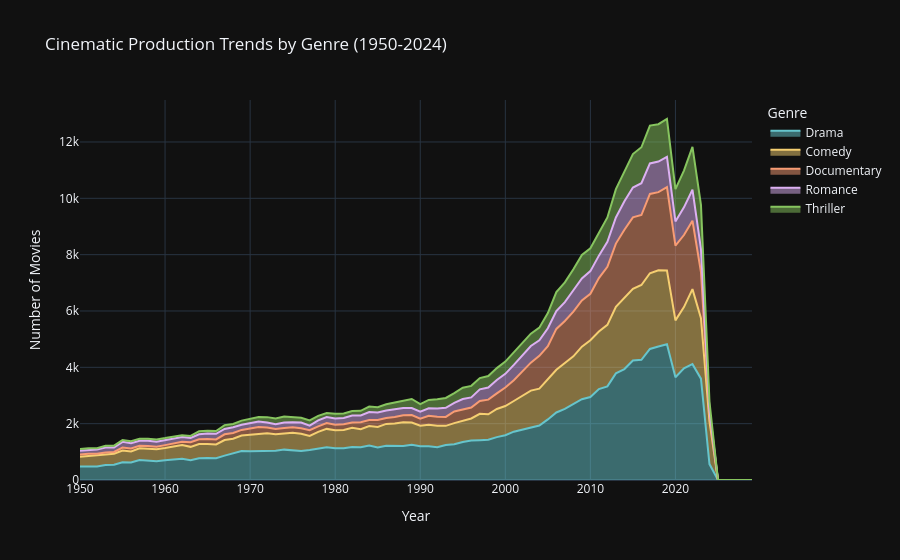

Notebook code cell kept with this figure:
### Markdown cell above
### 📈 Cinematic Evolution: Multi-Genre Production Timeline
Visualizing how the popularity of the top 5 genres has shifted and grown from 1950 to 2024.

### Code cell
# Get Top 5 Genres
top_genres = genre_series.value_counts().head(5).index.tolist()

# Prepare Timeline Data
df_timeline = df[df['release_year'] >= 1950].copy()
for g in top_genres:
    df_timeline[g] = df_timeline['genres'].str.contains(g, case=False, na=False).astype(int)

timeline_data = df_timeline.groupby('release_year')[top_genres].sum().reset_index()

fig_time = px.area(timeline_data, x="release_year", y=top_genres,
                  title="Cinematic Production Trends by Genre (1950-2024)",
                  labels={"release_year": "Year", "value": "Number of Movies", "variable": "Genre"},
                  template="plotly_dark", color_discrete_sequence=px.colors.qualitative.Pastel)
fig_time.show()

### Figure 1 — Plotly figure (JSON) as saved in the notebook; plotly's stock layout.template omitted (floating-point values rounded to 4 significant figures)
{"data": [{"fillpattern": {"shape": ""}, "hovertemplate": "Genre=Drama<br>Year=%{x}<br>Number of Movies=%{y}<extra></extra>", "legendgroup": "Drama", "line": {"color": "rgb(102, 197, 204)"}, "marker": {"symbol": "circle"}, "mode": "lines", "name": "Drama", "orientation": "v", "showlegend": true, "stackgroup": "1", "type": "scatter", "x": [1950, 1951, 1952, 1953, 1954, 1955, 1956, 1957, 1958, 1959, 1960, 1961, 1962, 1963, 1964, 1965, 1966, 1967, 1968, 1969, 1970, 1971, 1972, 1973, 1974, 1975, 1976, 1977, 1978, 1979, 1980, 1981, 1982, 1983, 1984, 1985, 1986, 1987, 1988, 1989, 1990, 1991, 1992, 1993, 1994, 1995, 1996, 1997, 1998, 1999, 2000, 2001, 2002, 2003, 2004, 2005, 2006, 2007, 2008, 2009, 2010, 2011, 2012, 2013, 2014, 2015, 2016, 2017, 2018, 2019, 2020, 2021, 2022, 2023, 2024, 2025, 2026, 2027, 2029], "xaxis": "x", "y": [476, 488, 482, 530, 545, 630, 619, 711, 687, 669, 704, 723, 750, 702, 775, 780, 776, 864, 938, 1029, 1022, 1034, 1034, 1038, 1078, 1043, 1027, 1065, 1124, 1158, 1125, 1126, 1171, 1160, 1224, 1151, 1217, 1220, 1206, 1250, 1202, 1199, 1165, 1242, 1267, 1346, 1399, 1415, 1433, 1523, 1588, 1716, 1797, 1878, 1932, 2151, 2397, 2522, 2685, 2867, 2945, 3230, 3324, 3786, 3938, 4241, 4269, 4652, 4742, 4817, 3646, 3961, 4113, 3597, 565, 4, 1, 1, 0], "yaxis": "y"}, {"fillpattern": {"shape": ""}, "hovertemplate": "Genre=Comedy<br>Year=%{x}<br>Number of Movies=%{y}<extra></extra>", "legendgroup": "Comedy", "line": {"color": "rgb(246, 207, 113)"}, "marker": {"symbol": "circle"}, "mode": "lines", "name": "Comedy", "orientation": "v", "showlegend": true, "stackgroup": "1", "type": "scatter", "x": [1950, 1951, 1952, 1953, 1954, 1955, 1956, 1957, 1958, 1959, 1960, 1961, 1962, 1963, 1964, 1965, 1966, 1967, 1968, 1969, 1970, 1971, 1972, 1973, 1974, 1975, 1976, 1977, 1978, 1979, 1980, 1981, 1982, 1983, 1984, 1985, 1986, 1987, 1988, 1989, 1990, 1991, 1992, 1993, 1994, 1995, 1996, 1997, 1998, 1999, 2000, 2001, 2002, 2003, 2004, 2005, 2006, 2007, 2008, 2009, 2010, 2011, 2012, 2013, 2014, 2015, 2016, 2017, 2018, 2019, 2020, 2021, 2022, 2023, 2024, 2025, 2026, 2027, 2029], "xaxis": "x", "y": [348, 363, 370, 373, 386, 415, 396, 418, 428, 426, 429, 464, 493, 475, 503, 497, 488, 555, 525, 551, 582, 606, 628, 589, 576, 632, 614, 499, 586, 656, 640, 650, 680, 646, 689, 735, 774, 783, 845, 789, 725, 765, 764, 681, 753, 768, 785, 935, 900, 999, 1039, 1089, 1179, 1297, 1312, 1421, 1516, 1631, 1705, 1865, 2015, 2039, 2184, 2365, 2536, 2547, 2655, 2688, 2704, 2623, 2021, 2176, 2663, 2147, 1512, 4, 0, 1, 0], "yaxis": "y"}, {"fillpattern": {"shape": ""}, "hovertemplate": "Genre=Documentary<br>Year=%{x}<br>Number of Movies=%{y}<extra></extra>", "legendgroup": "Documentary", "line": {"color": "rgb(248, 156, 116)"}, "marker": {"symbol": "circle"}, "mode": "lines", "name": "Documentary", "orientation": "v", "showlegend": true, "stackgroup": "1", "type": "scatter", "x": [1950, 1951, 1952, 1953, 1954, 1955, 1956, 1957, 1958, 1959, 1960, 1961, 1962, 1963, 1964, 1965, 1966, 1967, 1968, 1969, 1970, 1971, 1972, 1973, 1974, 1975, 1976, 1977, 1978, 1979, 1980, 1981, 1982, 1983, 1984, 1985, 1986, 1987, 1988, 1989, 1990, 1991, 1992, 1993, 1994, 1995, 1996, 1997, 1998, 1999, 2000, 2001, 2002, 2003, 2004, 2005, 2006, 2007, 2008, 2009, 2010, 2011, 2012, 2013, 2014, 2015, 2016, 2017, 2018, 2019, 2020, 2021, 2022, 2023, 2024, 2025, 2026, 2027, 2029], "xaxis": "x", "y": [84, 85, 79, 77, 67, 105, 105, 89, 90, 89, 105, 110, 113, 167, 167, 182, 176, 204, 208, 198, 217, 241, 204, 185, 193, 196, 195, 201, 195, 210, 196, 206, 194, 243, 217, 248, 212, 232, 249, 266, 249, 315, 318, 316, 411, 391, 390, 452, 519, 553, 657, 738, 884, 992, 1162, 1178, 1451, 1493, 1586, 1642, 1650, 1900, 2058, 2242, 2413, 2537, 2484, 2814, 2773, 2958, 2655, 2559, 2429, 1641, 282, 0, 0, 0, 0], "yaxis": "y"}, {"fillpattern": {"shape": ""}, "hovertemplate": "Genre=Romance<br>Year=%{x}<br>Number of Movies=%{y}<extra></extra>", "legendgroup": "Romance", "line": {"color": "rgb(220, 176, 242)"}, "marker": {"symbol": "circle"}, "mode": "lines", "name": "Romance", "orientation": "v", "showlegend": true, "stackgroup": "1", "type": "scatter", "x": [1950, 1951, 1952, 1953, 1954, 1955, 1956, 1957, 1958, 1959, 1960, 1961, 1962, 1963, 1964, 1965, 1966, 1967, 1968, 1969, 1970, 1971, 1972, 1973, 1974, 1975, 1976, 1977, 1978, 1979, 1980, 1981, 1982, 1983, 1984, 1985, 1986, 1987, 1988, 1989, 1990, 1991, 1992, 1993, 1994, 1995, 1996, 1997, 1998, 1999, 2000, 2001, 2002, 2003, 2004, 2005, 2006, 2007, 2008, 2009, 2010, 2011, 2012, 2013, 2014, 2015, 2016, 2017, 2018, 2019, 2020, 2021, 2022, 2023, 2024, 2025, 2026, 2027, 2029], "xaxis": "x", "y": [130, 134, 150, 171, 157, 204, 182, 174, 188, 173, 178, 164, 168, 152, 180, 194, 199, 191, 200, 185, 209, 199, 177, 168, 194, 183, 203, 163, 211, 210, 221, 218, 243, 239, 280, 259, 262, 273, 253, 248, 250, 269, 293, 323, 310, 371, 358, 415, 431, 478, 484, 543, 543, 590, 555, 638, 634, 669, 759, 780, 806, 796, 892, 926, 1011, 1059, 1127, 1083, 1088, 1075, 858, 982, 1101, 823, 133, 0, 0, 1, 1], "yaxis": "y"}, {"fillpattern": {"shape": ""}, "hovertemplate": "Genre=Thriller<br>Year=%{x}<br>Number of Movies=%{y}<extra></extra>", "legendgroup": "Thriller", "line": {"color": "rgb(135, 197, 95)"}, "marker": {"symbol": "circle"}, "mode": "lines", "name": "Thriller", "orientation": "v", "showlegend": true, "stackgroup": "1", "type": "scatter", "x": [1950, 1951, 1952, 1953, 1954, 1955, 1956, 1957, 1958, 1959, 1960, 1961, 1962, 1963, 1964, 1965, 1966, 1967, 1968, 1969, 1970, 1971, 1972, 1973, 1974, 1975, 1976, 1977, 1978, 1979, 1980, 1981, 1982, 1983, 1984, 1985, 1986, 1987, 1988, 1989, 1990, 1991, 1992, 1993, 1994, 1995, 1996, 1997, 1998, 1999, 2000, 2001, 2002, 2003, 2004, 2005, 2006, 2007, 2008, 2009, 2010, 2011, 2012, 2013, 2014, 2015, 2016, 2017, 2018, 2019, 2020, 2021, 2022, 2023, 2024, 2025, 2026, 2027, 2029], "xaxis": "x", "y": [65, 61, 50, 65, 64, 64, 77, 75, 74, 85, 71, 76, 68, 69, 110, 93, 98, 135, 120, 145, 130, 156, 189, 202, 211, 163, 167, 186, 160, 144, 166, 158, 158, 167, 196, 192, 222, 246, 276, 324, 269, 295, 325, 352, 345, 399, 410, 401, 409, 420, 436, 439, 473, 438, 447, 537, 673, 700, 746, 838, 811, 826, 862, 1007, 1063, 1188, 1278, 1345, 1324, 1343, 1149, 1306, 1519, 1561, 291, 0, 0, 0, 0], "yaxis": "y"}], "layout": {"legend": {"title": {"text": "Genre"}, "tracegroupgap": 0}, "title": {"text": "Cinematic Production Trends by Genre (1950-2024)"}, "xaxis": {"anchor": "y", "domain": [0, 1], "title": {"text": "Year"}}, "yaxis": {"anchor": "x", "domain": [0, 1], "title": {"text": "Number of Movies"}}}}
